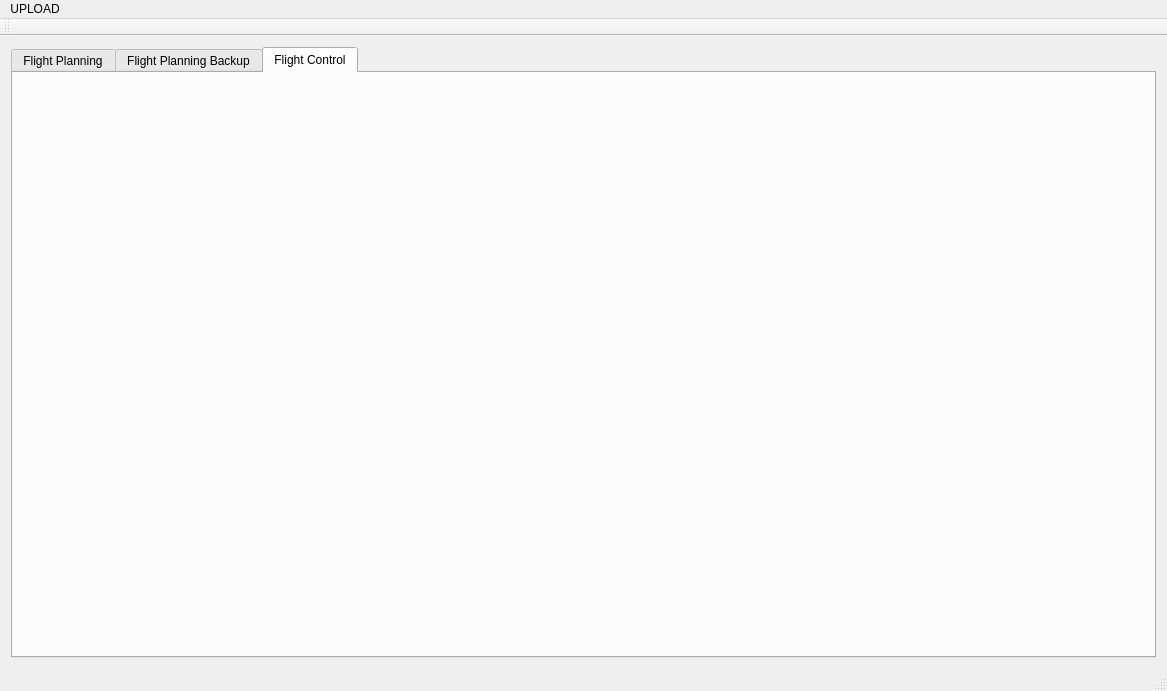
<?xml version="1.0" encoding="UTF-8"?>
<ui version="4.0">
 <class>MainWindow</class>
 <widget class="QMainWindow" name="MainWindow">
  <property name="geometry">
   <rect>
    <x>0</x>
    <y>0</y>
    <width>1167</width>
    <height>691</height>
   </rect>
  </property>
  <property name="windowTitle">
   <string>MainWindow</string>
  </property>
  <widget class="QWidget" name="centralWidget">
   <layout class="QGridLayout" name="gridLayout">
    <item row="0" column="0">
     <widget class="QTabWidget" name="flightPlanningBackup">
      <property name="currentIndex">
       <number>2</number>
      </property>
      <widget class="QWidget" name="tab_1">
       <attribute name="title">
        <string>Flight Planning</string>
       </attribute>
      </widget>
      <widget class="QWidget" name="tab_2">
       <attribute name="title">
        <string>Flight Planning Backup</string>
       </attribute>
      </widget>
      <widget class="QWidget" name="tab_3">
       <attribute name="title">
        <string>Flight Control</string>
       </attribute>
      </widget>
     </widget>
    </item>
   </layout>
  </widget>
  <widget class="QMenuBar" name="menuBar">
   <property name="geometry">
    <rect>
     <x>0</x>
     <y>0</y>
     <width>1167</width>
     <height>25</height>
    </rect>
   </property>
   <widget class="QMenu" name="menuUPLOAD">
    <property name="title">
     <string>UPLOAD</string>
    </property>
   </widget>
   <addaction name="menuUPLOAD"/>
  </widget>
  <widget class="QToolBar" name="mainToolBar">
   <attribute name="toolBarArea">
    <enum>TopToolBarArea</enum>
   </attribute>
   <attribute name="toolBarBreak">
    <bool>false</bool>
   </attribute>
  </widget>
  <widget class="QStatusBar" name="statusBar"/>
 </widget>
 <layoutdefault spacing="6" margin="11"/>
 <resources/>
 <connections/>
</ui>
